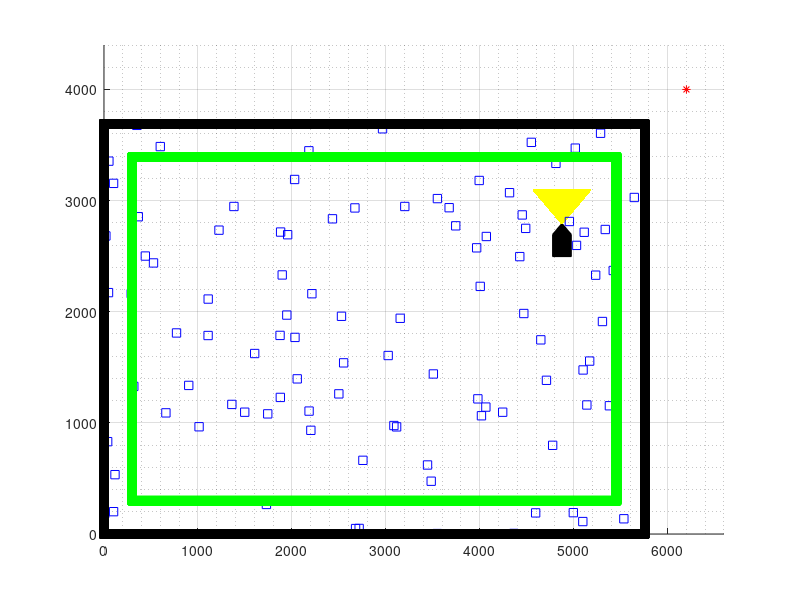

MATLAB code for this plot:
% TODO 
% Obstacles of various shapes and sizes 
% Translate robot and vision matrix
% Scale robot
% Rotate robot and vision matrix
% Calculate collision 

% Clear workspace, clear plot, reinitialize random number generator 
clear;
clf('reset')
%rng('shuffle')

% User defined variables
xmax = 5756;
ymax = 3691;
offset = 300;
obstacle_count = 100;
vision_width = 300; % width = depth 
vision_depth = 300;


% Generate random start location, direction, and init robot vector 
xinitial = randi([2*offset, xmax-2*offset]);
yinitial = randi([2*offset, ymax-2*offset]);
% theta = randi([0, 3]);
% if theta == 0
% elseif theta == 1
%     theta = pi/2;
% elseif theta == 2
%     theta = pi;
% elseif theta == 3
%     theta = 3*pi/2;  
% end
xrobot = [xinitial, xinitial-100, xinitial-100, xinitial+100, xinitial+100];
yrobot = [yinitial+150, yinitial+50, yinitial-150, yinitial-150, yinitial+50];
g = hgtransform;

% Generate vision array 
partial(vision_depth, vision_width, 2, 2) = 0;
for r = 1:vision_depth
    for c = 1:vision_width
        partial(r,c,1,1) = -(vision_width-c);
        partial(r,c,2,1) = c-1;
        partial(r,c,1,2) = vision_depth-r;
        partial(r,c,2,2) = vision_depth-r;
    end
end

partial(:,:,:,1) = partial(:,:,:,1) + xinitial;
partial(:,:,:,2) = partial(:,:,:,2) + yinitial + 150;

partial(:,:,1,1) = triu(partial(:,:,1,1));
partial(:,:,1,2) = triu(partial(:,:,1,2));
partial(:,:,2,1) = flipud(tril(partial(:,:,2,1)));
partial(:,:,2,2) = fliplr(triu(partial(:,:,2,2)));

vision(vision_depth, vision_width*2, 2) = 0;
vision(:,:,1) = horzcat(partial(:,:,1,1), partial(:,:,2,1));
vision(:,:,2) = horzcat(partial(:,:,1,2), partial(:,:,2,2));
vision(vision == 0) = NaN;

% Generate random x, y coordiantes 
xobj = 1:obstacle_count;
yobj = 1:obstacle_count;
for i = 1:obstacle_count
    xobj(i) = randi([0,xmax]);
    yobj(i) = randi([0,ymax]);
end

% Generate virtual limit coordinates
xmax_new = xmax-offset;
ymax_new = ymax-offset;
xlimit = 1:((xmax_new+ymax_new)*2-4*offset);
ylimit = 1:((xmax_new+ymax_new)*2-4*offset);
for i = 1:(xmax_new-offset) %complete bottom
    xlimit(i) = i+offset;
    ylimit(i) = offset;
end
for i = (xmax_new-offset+1):(xmax_new+ymax_new-2*offset) %complete bottom, right 
    xlimit(i) = xmax_new;
    ylimit(i) = offset+(i-(xmax_new-offset));
end
for i = (xmax_new+ymax_new-2*offset+1):(2*xmax_new+ymax_new-3*offset) %complete bottom, right, top
    xlimit(i) = xmax_new-(i-(xmax_new+ymax_new))-2*offset;
    ylimit(i) = ymax_new;
end
for i = (2*xmax_new+ymax_new-3*offset+1):(2*(xmax_new+ymax_new)-4*offset) %complete bottom, right, top, left 
    xlimit(i) = offset;
    ylimit(i) = ymax_new-(i-(2*xmax_new+ymax_new)+3*offset);
end

% Generate field wall coordinates
xwall = 2:((xmax+ymax)*2);
ywall = 2:((xmax+ymax)*2);
for i = 1:xmax %complete bottom
    xwall(i) = i-1;
    ywall(i) = 0;
end
for i = (xmax+1):(xmax+ymax) %complete bottom, right 
    xwall(i) = xmax;
    ywall(i) = i-xmax-1;
end
for i = (xmax+ymax+1):(2*xmax+ymax) %complete bottom, right, top
    xwall(i) = xmax-(i-(xmax+ymax));
    ywall(i) = ymax;
end
for i = (2*xmax+ymax+1):(2*(xmax+ymax)-1) %complete bottom, right, top, left 
    xwall(i) = 0;
    ywall(i) = ymax-(i+1-(2*xmax+ymax));
end

% Detect objects
obj_detected = 1;

% Visualize data 
hold on
grid on
grid minor
xlim([0 6600])
ylim([0 4400])
patch('XData',xrobot,'YData',yrobot,'FaceColor','black','Parent',g)
plot(vision(:,:,1), vision(:,:,2), 'y.-');
plot(xobj, yobj, 'bs');
plot(xlimit, ylimit, 'gs-');
plot(xwall, ywall, 'ks-');
if obj_detected == 1
    plot(6200, 4000, 'r*')
else
    plot(6200, 4000, 'g*')
end
hold off